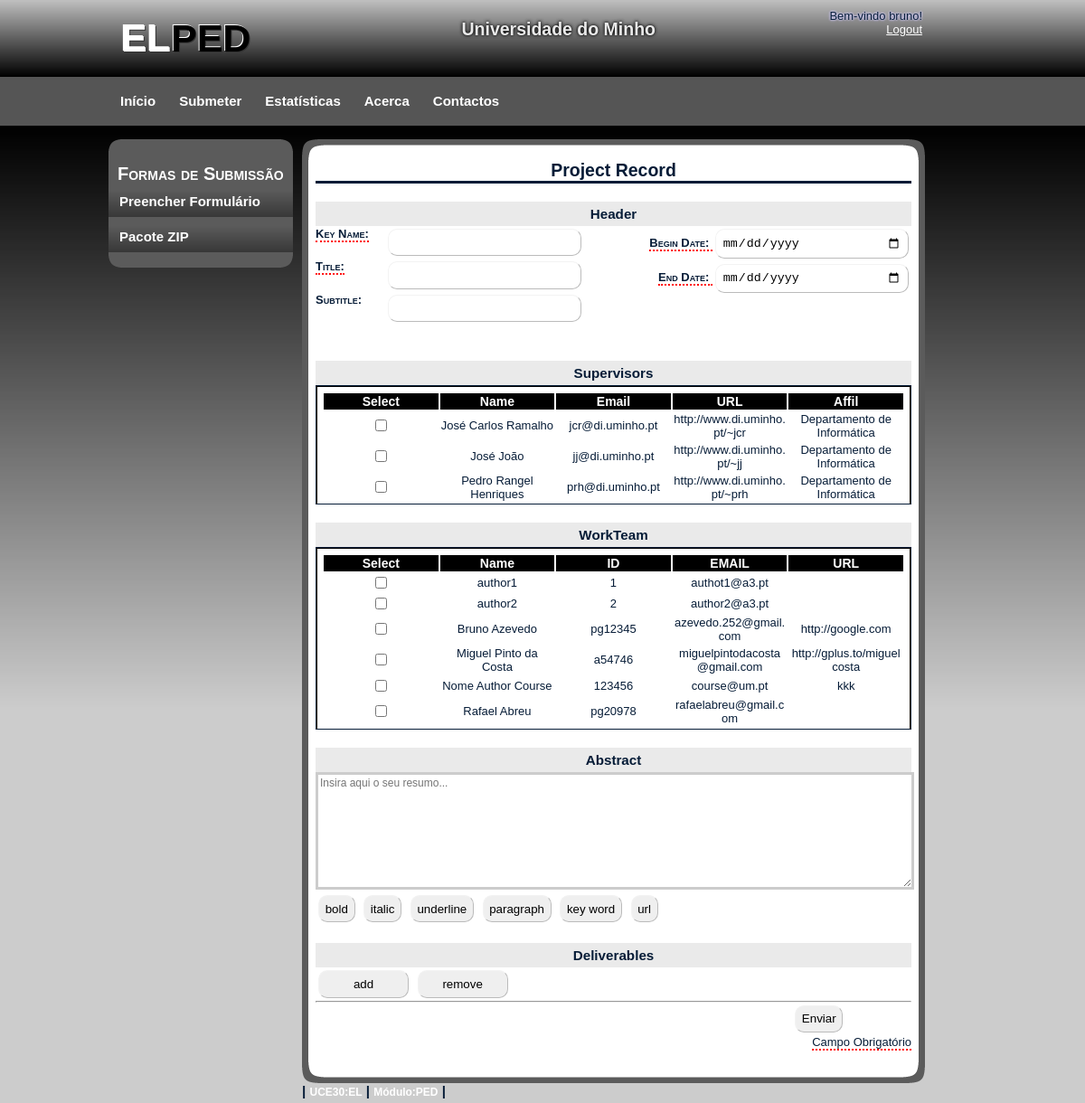
The app's page /submeter/submeter_form.php (signed in) with its own data.
### tables this page shows
CREATE TABLE IF NOT EXISTS `Supervisor` (
  `supcode` int(11) NOT NULL AUTO_INCREMENT,
  `name` varchar(50) NOT NULL,
  `email` varchar(50) NOT NULL,
  `url` varchar(2002) DEFAULT NULL,
  `affil` varchar(50) DEFAULT NULL,
  PRIMARY KEY (`supcode`)
);

CREATE TABLE IF NOT EXISTS `Author` (
  `authorcode` int(11) NOT NULL AUTO_INCREMENT,
  `name` varchar(50) NOT NULL,
  `id` varchar(10) NOT NULL,
  `email` varchar(50) NOT NULL,
  `url` varchar(2002) DEFAULT NULL,
  `coursecode` int(11) NOT NULL DEFAULT '0',
  PRIMARY KEY (`authorcode`),
  KEY `coursecode` (`coursecode`)
);

### submeter/forms/submeter_dados.php (the view, shortened to what this page needs)
<?php
include '../ini.php';
?>
<div id="form_submeter">
    <form name="projetc_record" action="submeter_form_resp.php" method="post" enctype="multipart/form-data" autocomplete="on">
        <h3>Header</h3>
        <div id="form_input_left">
            <label class="required">Key Name: </label>
            <input id="key_name"
                   name="key_name"
                   type="text"
                   required=""
                   pattern="^[a-zA-ZáàãõéíóúçÁÀÃÕÉÍÓÚÇ][\wáàãõéíóúçÁÀÃÕÉÍÓÚÇ:_.-/|\s]*"
                   title="Insira o Key Name do Projecto. É obrigatório!"
                   />
            <label class="required">Title: </label>
            <input id="title"
                   name="title"
                   type="text"
                   required=""
                   pattern="^[a-zA-ZáàãõéíóúçÁÀÃÕÉÍÓÚÇ][\wáàãõéíóúçÁÀÃÕÉÍÓÚÇ:_.-/|\s]*"
                   title="Titúlo do Projecto."
                   />
            <label>Subtitle: </label>
            <input name="subtitle"
                   type="text"
                   pattern="^[a-zA-ZáàãõéíóúçÁÀÃÕÉÍÓÚÇ][\wáàãõéíóúçÁÀÃÕÉÍÓÚÇ:_.-/|\s]*"
                   title="Subtitulo do projecto. Não é obrigatório."
                   />
        </div>
        <div id="form_input_right">
            <label class="required">Begin Date: </label>
            <input id="begin_date"
                   name="begin_date"
                   type="date"
                   required=""
                   pattern="\d{4}\-\d{2}\-\d{2}"
                   placeholder="aaaa-mm-dd"
                   title="Date de início do projecto. Tenha em atenção o formato da data."
                   />
            <label class="required">End Date: </label>
            <input id="end_date"
                   name="end_date"
                   type="date"
                   required=""
                   pattern="\d{4}\-\d{2}\-\d{2}"
                   placeholder="aaaa-mm-dd"
                   title="Date de fim do projecto. Tenha em atenção o formato da data."
                   />
        </div>
        <div id="form_submeter_supervisor">
            <h3>Supervisors</h3>
            <?php
            if (!$con) {
                echo "<h3>Erro ao ligar ao servidor.</h3><br/>" . mysql_error();
            } else {
                $sql = "SELECT supcode, name, email,url, affil FROM Supervisor ORDER BY name";
                $result = mysql_query($sql);
                ?>
                <div style="height:130px; overflow: auto; border: 1px solid">
                    <table class="user">
                        <tr>
                            <th class="user">Select</th>
                            <th class="user">Name</th>
                            <th class="user">Email</th>
                            <th class="user">URL</th>
                            <th class="user">Affil</th>
                        </tr>
                        <?php
                        while ($rows = mysql_fetch_array($result)) {
                            ?>
                            <tr class="user">
                                <td class="user"><input name="checkbox_supervisor[]" type="checkbox" value="<? echo $rows['supcode']; ?>"/></td>
                                <td class="user"><? echo $rows['name']; ?></td>
                                <td class="user"><? echo $rows['email']; ?></td>
                                <td class="user"><? echo $rows['url']; ?></td>
                                <td class="user"><? echo $rows['affil']; ?></td>
                            </tr>
                            <?php
                        }
                        ?>
                    </table>
                <?php } ?>
            </div>
        </div>
        <div id="form_submeter_workteam">
            <h3>WorkTeam</h3>
            <?php
            if (!$con) {
                echo "<h3>Erro ao ligar ao servidor.</h3><br/>" . mysql_error();
            } else {
                $sql = "SELECT * FROM Author ORDER BY name";
                $result = mysql_query($sql);
                ?>
                <div style="height:200px; overflow: auto; border: 1px solid">
                    <table class="user">
                        <tr>
                            <th class="user">Select</th>
                            <th class="user">Name</th>
                            <th class="user">ID</th>
                            <th class="user">EMAIL</th>
                            <th class="user">URL</th>
                        </tr>
                        <?php
                        while ($rows = mysql_fetch_array($result)) {
                            ?>
                            <tr class="user">
                                <td class="user"><input name="checkbox_author[]" type="checkbox" value="<? echo $rows['authorcode']; ?>"/></td>
                                <td class="user"><? echo $rows['name']; ?></td>
                                <td class="user"><? echo $rows['id']; ?></td>
                                <td class="user"><? echo $rows['email']; ?></td>
                                <td class="user"><? echo $rows['url']; ?></td>
                            </tr>
                            <?php
                        }
                        ?>
                    </table>
                <?php } ?>
            </div>
        </div>
        <div id="form_submeter_abstract">
            <h3>Abstract</h3>
            <textarea id="abstract" name="abstract_text" required="" placeholder="Insira aqui o seu resumo..." ></textarea>
            <input type="button" value="bold" onclick="insereTextoBold()"/>
            <input type="button" value="italic" onclick="insereTextoItalic()"/>
            <input type="button" value="underline" onclick="insereTextoUnderline()"/>
            <input type="button" value="paragraph" onclick="insereTextoParagraph()"/>
            <input type="button" value="key word" onclick="insereTextoKW()"/>
            <input type="button" value="url" onclick="insereTextoXRef()"/>
        </div>
        <div id="form_submeter_deliverables">
            <h3>Deliverables</h3>
            <input id="add_del" type="button" name="add_deli" value="add" onclick="addDeliverable()" style="width: 100px; text-align: center"/>
            <input id="rem_del" type="button" name="rem_deli" value="remove" onclick="removeDeliverable()" style="width: 100px; text-align: center"/>
        </div>
        <hr />
        <div id="btn_user">
            <input id="submit_btn" type="submit" value="Enviar" />
        </div>
    </form>
</div>
<span style="float: right" class="required">Campo Obrigatório</span>

### css/style.css (style rules this page uses)
body { margin: 0; padding: 0; text-align: left; font: 12px Arial, Helvetica, sans-serif; font-size: 13px; color: #061C37; background: #CCCCCC; background-image:url(images/background.png); background-repeat:repeat-x; }
* { margin: 0 auto 0 auto; text-align:left; }
table.user { clear: both; border: 1px solid black; padding:5px; word-wrap:break-word; width: 100%; table-layout: fixed; height: 35px; overflow: visible; }
th.user { text-align: center; font-size: 14px; color: white; background-color:black; }
td.user { text-align: center; }
.required { border-bottom: 2px; border-bottom-style: dotted; border-bottom-color: #ff0000; }
#btn_user { clear: both; color: red; width: 20%; float: right; }
#btn_user input { text-align: center; }
#form_submeter form { clear: both; }
#form_submeter h3 { margin-top: 20px; padding: 5px; background-color: #EAEAEA; text-align: center; }
#form_submeter label { font-size: smaller; }
#form_submeter input { border:1px solid; border-color:#f3f3f3 #bbb #bbb #f3f3f3; margin:3px; padding:.5em; border-radius: 10px; }
#form_input_left { position: relative; width: 45%; float: left; }
#form_input_left label { padding-top: 20px; width: 33%; vertical-align: middle; text-align: right; }
#form_input_left input { float: right; width: 67%; }
#form_input_right { position: relative; float: right; text-align: right; width: 45%; }
#form_input_right label { width: 33%; }
#form_input_right input { width: 67%; }
#form_input_left label, #form_input_right label { font-variant: small-caps; font-weight: bold; font-size: 13px; }
#form_submeter_supervisor { padding-top: 20px; width: 100%; }
#form_submeter_supervisor input { width: 15%; }
#form_submeter_workteam { width: 100%; }
#form_submeter_workteam input { width: 25%; }
#form_submeter_abstract { width: 100%; }
textarea#abstract { font-size: 12px; width: 99%; height: 120px; border: 3px solid #cccccc; font-family: Tahoma, sans-serif; background-image: url(bg.gif); background-position: bottom right; background-repeat: no-repeat; }
#form_submeter_deliverables { width: 100%; }
#form_submeter_deliverables input { width: 40%; }
html, body { text-align: center; }

### records on screen
supervisor: name "José Carlos Ramalho", email "jcr@di.uminho.pt", url "http://www.di.uminho.pt/~jcr", affil "Departamento de Informática"
supervisor: name "José João", email "jj@di.uminho.pt", url "http://www.di.uminho.pt/~jj", affil "Departamento de Informática"
supervisor: name "Pedro Rangel Henriques", email "prh@di.uminho.pt", url "http://www.di.uminho.pt/~prh", affil "Departamento de Informática"
author: name "author1", id "1", email "authot1@a3.pt"
author: name "author2", id "2", email "author2@a3.pt"
author: name "Bruno Azevedo", id "pg12345", email "azevedo.252@gmail.com", url "http://google.com"
author: name "Miguel Pinto da Costa", id "a54746", email "miguelpintodacosta@gmail.com", url "http://gplus.to/miguelcosta"
author: name "Nome Author Course", id "123456", email "course@um.pt", url "kkk"
author: name "Rafael Abreu", id "pg20978", email "rafaelabreu@gmail.com"

### other values on screen
$_SESSION['username'] "bruno"
